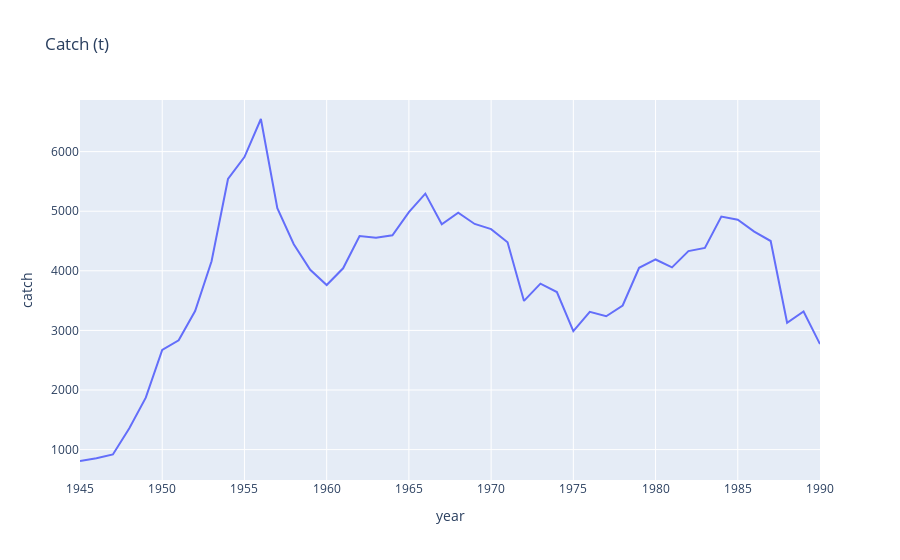

The cell this chart's notebook holds for it:
### Code cell
px.line(df, x='year', y='catch', title='Catch (t)')

### Figure 1 — Plotly figure (JSON) as saved in the notebook; plotly's stock layout.template omitted (floating-point values rounded to 4 significant figures)
{"data": [{"hovertemplate": "year=%{x}<br>catch=%{y}<extra></extra>", "legendgroup": "", "line": {"color": "#636efa", "dash": "solid"}, "marker": {"symbol": "circle"}, "mode": "lines", "name": "", "orientation": "v", "showlegend": false, "type": "scatter", "x": [1945, 1946, 1947, 1948, 1949, 1950, 1951, 1952, 1953, 1954, 1955, 1956, 1957, 1958, 1959, 1960, 1961, 1962, 1963, 1964, 1965, 1966, 1967, 1968, 1969, 1970, 1971, 1972, 1973, 1974, 1975, 1976, 1977, 1978, 1979, 1980, 1981, 1982, 1983, 1984, 1985, 1986, 1987, 1988, 1989, 1990], "xaxis": "x", "y": [809, 854, 919, 1360, 1872, 2672, 2834, 3324, 4160, 5541, 5909, 6547, 5049, 4447, 4018, 3762, 4042, 4583, 4554, 4597, 4984, 5295, 4782, 4975, 4786, 4699, 4478, 3495, 3784, 3643, 2987, 3311, 3237, 3418, 4050, 4190, 4058, 4331, 4385, 4911, 4856, 4657, 4500, 3128, 3318, 2770], "yaxis": "y"}], "layout": {"legend": {"tracegroupgap": 0}, "title": {"text": "Catch (t)"}, "xaxis": {"anchor": "y", "domain": [0, 1], "title": {"text": "year"}}, "yaxis": {"anchor": "x", "domain": [0, 1], "title": {"text": "catch"}}}}
